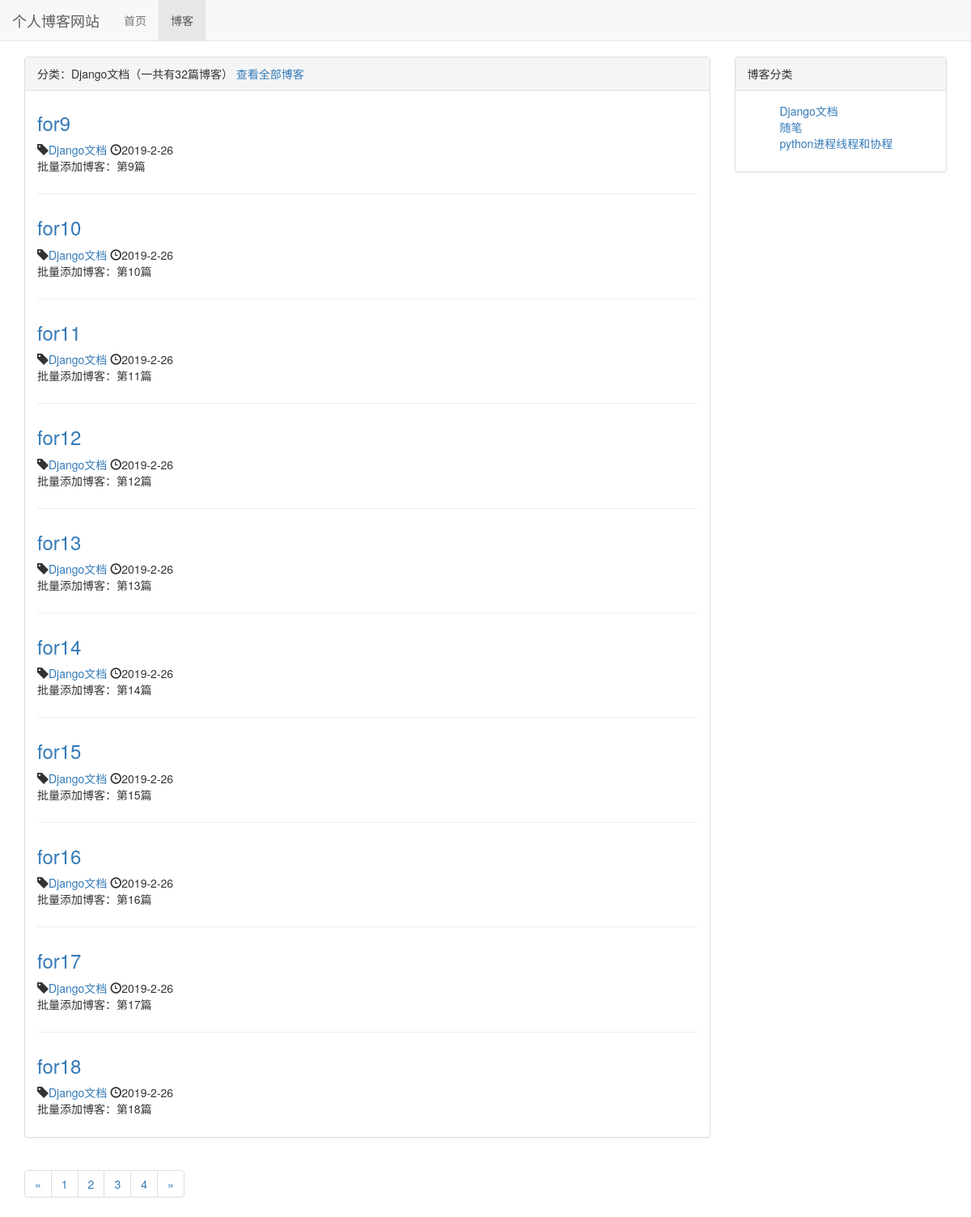
Screenshot of /blog/type/1?page=2 with the database file from the repository.
### blog/models.py (models this page shows, shortened)
class BlogType(models.Model):
    type_name = models.CharField(max_length=15, verbose_name="博客分类")
    def __str__(self):
        return self.type_name

class Blog(models.Model):
    title = models.CharField(max_length=50, verbose_name="博客标题")
    blog_type = models.ForeignKey(BlogType, on_delete=models.DO_NOTHING, verbose_name="博客分类")
    content = models.TextField(verbose_name="博客内容")
    author = models.ForeignKey(User, on_delete=models.DO_NOTHING, verbose_name="作者")
    created_time = models.DateTimeField(auto_now_add=True, verbose_name="创建日期")
    last_updated_time = models.DateTimeField(auto_now=True, verbose_name="最近修改日期")
    class Meta:
        ordering = ['created_time']

### blog/views.py (the view)
# urls.py: path('type/<int:blog_type_pk>', views.blog_with_type, name="blog_with_type"),
def blog_with_type(request, blog_type_pk):
    blog_type = get_object_or_404(BlogType, pk=blog_type_pk)
    blogs_all_list = Blog.objects.filter(blog_type=blog_type)
    paginator = Paginator(blogs_all_list, 10)
    page_num = request.GET.get("page", 1)  # 获取url的页码参数(GET请求)
    page_of_blogs = paginator.get_page(page_num)
    context = dict()
    context["blog_type"] = blog_type
    context["page_of_blogs"] = page_of_blogs
    context["blog_types"] = BlogType.objects.all()
    return render_to_response("blog/blog_with_type.html", context)

### blog/templates/blog/blog_with_type.html (shortened to what this page needs)
{% extends 'blog/blog_list.html' %}
{% block blog_list_title %}
    分类：{{ blog_type.type_name }}（一共有{{ page_of_blogs.paginator.count }}篇博客）
    <a href="{% url 'blog_list' %}">查看全部博客</a>
{% endblock %}

### blog/templates/blog/blog_list.html (shortened to what this page needs)
{% extends 'base.html' %}
{% block nav_blog_active %}
    active
{% endblock %}
{% load staticfiles %}
{% block header_extends %}
    <link rel="stylesheet" href="{% static 'blog/blog.css' %}">
{% endblock %}
{% block content %}
    <div class="container">
        <div class="row">
            <div class="col-xs-12 col-sm-8 col-md-8 col-lg-9">
                <div class="panel panel-default">
                    <div class="panel-heading">{% block blog_list_title %}博客列表（一共有{{ page_of_blogs.paginator.count }}篇博客）{% endblock %}</div>
                    <div class="panel-body">
                        {% for blog in page_of_blogs.object_list %}
                            <div class="blog">
                                <h3><a href={% url 'blog_detail' blog.pk %}>{{ blog.title }}</a></h3>
                                <p class="blog-info">
                                    <span class="glyphicon glyphicon-tag" aria-hidden="true"></span><a href="{% url 'blog_with_type' blog.blog_type.pk %}">{{ blog.blog_type }}</a>
                                    <span class="glyphicon glyphicon-time" aria-hidden="true"></span>{{ blog.created_time|date:"Y-n-d" }}
                                </p>
                                <p>{{ blog.content| truncatechars_html:200 }}</p>
                            </div>
                        {% empty %}
                            <div class="blog">
                                <h3>暂无博客，敬请期待</h3>
                            </div>
                        {% endfor %}
                    </div>
                </div>
                <div>
                    <ul class="pagination">
                        <li>
                            {% if page_of_blogs.has_previous %}
                                <a href="?page={{ page_of_blogs.previous_page_number }}" aria-label="Previous">
                                    <span aria-hidden="true">&laquo;</span>
                                </a>
                            {% else %}
                                <span aria-hidden="true">&laquo;</span>
                            {% endif %}
                        </li>
                        {% for page_num in page_of_blogs.paginator.page_range %}
                            <li><a href="?page={{ page_num }}">{{ page_num }}</a></li>
                        {% endfor %}
                        <li>
                            {% if page_of_blogs.has_next %}
                                <a href="?page={{ page_of_blogs.next_page_number }}" aria-label="Next">
                                    <span aria-hidden="true">&raquo;</span>
                                </a>
                            {% else %}
                                <span aria-hidden="true">&raquo;</span>
                            {% endif %}
                        </li>
                    </ul>
                </div>
            </div>
            <div class="hidden-xs col-sm-4 col-md-4 col-lg-3">
                <div class="panel panel-default">
                    <div class="panel-heading">博客分类</div>
                    <div class="panel-body">
                    <ul class="blog-types">
                        {% for blog_type in blog_types %}
                                <li><a href="{% url 'blog_with_type' blog_type.pk %}">{{ blog_type.type_name }}</a></li>
                        {% empty %}
                            <li>暂无分类</li>
                        {% endfor %}
                    </ul>
                    </div>
                </div>
            </div>
        </div>
    </div>
{% endblock %}

### static/css/base.css (style rules this page uses)
body { margin: 0; padding: 0; margin-top: 70px!important; }

### blog/static/blog/blog.css (style rules this page uses)
ul.blog-types { list-style-type: None; }
div.blog:not(:last-child) { margin-bottom: 2em; padding-bottom: 1em; border-bottom: 1px solid #eee; }
div.blog h3 { margin-top: 0.5em; }
div.blog p.blog-info { margin-bottom: 0; }

### rows the page displays
BlogType: type_name "Django文档"
Blog: title "for9", blog_type "Django文档", created_time "2019-2-26", content "批量添加博客：第9篇"
Blog: title "for10", blog_type "Django文档", created_time "2019-2-26", content "批量添加博客：第10篇"
Blog: title "for11", blog_type "Django文档", created_time "2019-2-26", content "批量添加博客：第11篇"
Blog: title "for12", blog_type "Django文档", created_time "2019-2-26", content "批量添加博客：第12篇"
Blog: title "for13", blog_type "Django文档", created_time "2019-2-26", content "批量添加博客：第13篇"
Blog: title "for14", blog_type "Django文档", created_time "2019-2-26", content "批量添加博客：第14篇"
Blog: title "for15", blog_type "Django文档", created_time "2019-2-26", content "批量添加博客：第15篇"
Blog: title "for16", blog_type "Django文档", created_time "2019-2-26", content "批量添加博客：第16篇"
Blog: title "for17", blog_type "Django文档", created_time "2019-2-26", content "批量添加博客：第17篇"
Blog: title "for18", blog_type "Django文档", created_time "2019-2-26", content "批量添加博客：第18篇"
BlogType: type_name "随笔"
BlogType: type_name "python进程线程和协程"

### other values shown
{{ page_of_blogs.paginator.count }} "32"
{{ page_num }} "1" "2" "3" "4"
